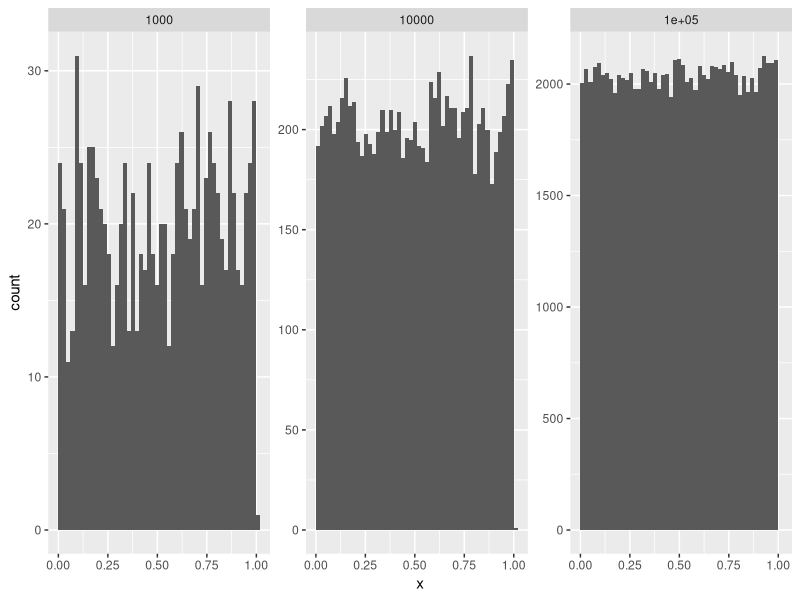
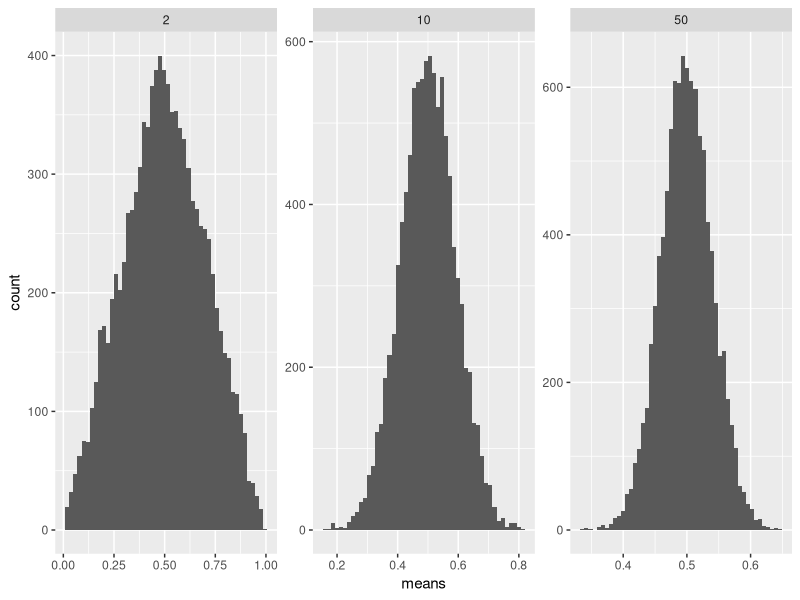

Source code (R) for these figures, in order:
## ---- chunk 1
knitr::opts_chunk$set(echo = FALSE, cache=TRUE, fig.align = 'center', fig.height = 3, fig.asp=0.618)
options(tibble.width=70)
## ---- chunk 2
library(tidyverse)
library(readxl)
oil <- read_excel("oil_readings.xlsx")
oil
## ---- chunk 3
oil <- oil %>% mutate(Ident = factor(Ident), TakenBy = factor(TakenBy))
oil
## ---- chunk 4
oil_long <- oil %>% 
  gather(element, ppm, -Ident:-TakenBy)
oil_long
## ---- chunk 5
gas <- read_excel("pipeline.xlsx", col_types = rep("text", 4))
gas <- gas %>% 
  mutate(Leak=factor(Leak), Size=factor(Size, levels=c("1","1.5","1.75"), ordered=TRUE),
         Material=factor(Material), Pressure=factor(Pressure))
gas
## ---- chunk 6
x1 <- data_frame(k=factor(c(rep(1000, 1000), rep(10000, 10000), rep(100000, 100000))),
                 x=runif(111000))
x1 %>% 
  ggplot(aes(x=x)) + geom_histogram(boundary = 0, bins=50) + facet_wrap(~k, scales="free") 
## ---- chunk 7
k <- 10000
unif_means <- rbind(data_frame(n=2, means=apply(replicate(k, runif(2)), 2, mean)),
      data_frame(n=10, means=apply(replicate(k, runif(10)), 2, mean)),
      data_frame(n=50, means=apply(replicate(k, runif(50)), 2, mean))) %>% 
  mutate(n=factor(n))

unif_means %>% 
  ggplot(aes(x=means)) + geom_histogram(bins=50) + facet_wrap(~n, scales = "free")
  
